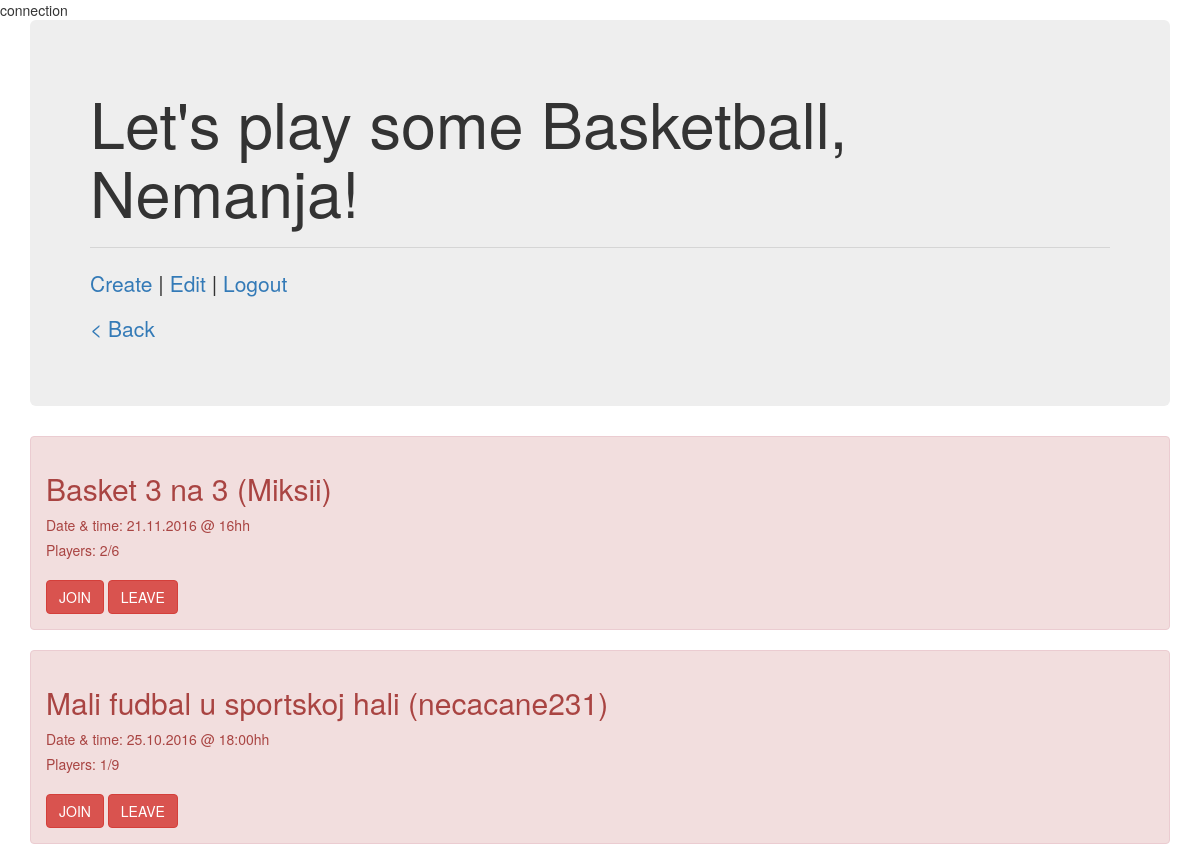
The page /www/sporty/events.php?filter=Basketball (signed in) on the database its author committed.
### tables this page shows
CREATE TABLE `users` (
  `user_id` int(11) NOT NULL,
  `user_name` varchar(1024) NOT NULL,
  `user_email` varchar(1024) NOT NULL,
  `user_password` varchar(1024) NOT NULL,
  `user_phone` varchar(1024) NOT NULL,
  `user_facebookUrl` varchar(1024) NOT NULL
);

CREATE TABLE `events` (
  `event_id` int(11) NOT NULL,
  `user_id` int(11) NOT NULL,
  `sport_name` varchar(1024) NOT NULL,
  `event_title` varchar(1024) NOT NULL,
  `event_date` varchar(1024) NOT NULL,
  `event_time` varchar(1024) NOT NULL,
  `event_players` varchar(1024) NOT NULL,
  `event_going` varchar(1024) NOT NULL
);

### www/sporty/DBAccess.php (called while the page is built, shortened)
<?php
class DBAccess
{
  function connect()
  {
    return new PDO('mysql:host=127.0.0.1;dbname=sporty', 'root', '');
  }
}

### www/sporty/core/User.php (called while the page is built, shortened)
<?php
require_once 'DBAccess.php';
class User
{
  private $username;
  private $db;
  public function __construct()
  {
    $this->db = new DBAccess();
    $this->db = $this->db->connect();
  }
  public function getUsername(){
    return $this->username;
  }
  public function setUserDetails($id)
  {
    $sql = "
      SELECT * FROM Users
      WHERE user_id = :id
    ";
    $query = $this->db->prepare($sql);
    $query->bindParam(':id', $id);
    $query->execute();
    if($query->rowCount() == 1)
    {
      $currentUser = $query->fetch();
      $this->username = $currentUser['user_name'];
    }
  }
  public function getEventsList($filter)
  {
    $sql = "
      SELECT * FROM events
      JOIN users
      ON users.user_id = events.user_id
      WHERE events.sport_name = :filter
    ";
    $query = $this->db->prepare($sql);
    $query->bindParam(':filter', $filter);
    $query->execute();
    return $query->fetchall();
  }
}

### www/sporty/initialize.php (called while the page is built, shortened)
<?php
require 'core/User.php';
$currentUser = new User();
$currentUser->setUserDetails($_SESSION['user_id']);

### www/sporty/events.php (the view, shortened to what this page needs)
<?php
include 'initialize.php';
$filter = $_GET['filter'];
$eventsList = $currentUser->getEventsList($filter);
?>
<!DOCTYPE html>
<html lang="en">
<head>
  <link rel="stylesheet" href="https://maxcdn.bootstrapcdn.com/bootstrap/3.3.7/css/bootstrap.min.css">
</head>
<body>
  <div class="container">
    <div class="row">
      <div class="col-md-12">
        <div class="jumbotron">
          <h1>Let's play some <?php echo $filter; ?>, <?php echo $currentUser->getUsername(); ?>!</h1>
          <hr>
          <p>
            <a href="eventCreate.php">Create</a> |
            <a href="editProfile.php">Edit</a> |
            <a href="logout.php">Logout</a>
          </p>
          <p>
            <a href="dashboard.php">< Back</a>
          </p>
        </div>
        <?php
        foreach($eventsList as $event)
        {
          ?>
            <div class="alert alert-danger">
              <h2><?php echo $event['event_title']; ?> (<?php echo $event['user_name']; ?>)</h2>
              <p>Date & time: <?php echo $event['event_date']; ?> @ <?php echo $event['event_time']; ?>h</p>
              <p>Players: <?php echo $event['event_going']; ?>/<?php echo $event['event_players']; ?></p>
              <br>
              <a href="eventJoin.php?filter=<?php echo $filter; ?>&eventID=<?php echo $event['event_id']?>" class="btn btn-danger">JOIN</a>
              <a href="eventLeave.php?filter=<?php echo $filter; ?>&eventID=<?php echo $event['event_id']?>" class="btn btn-danger">LEAVE</a>
            </div>
          <?php
        }
        ?>
      </div>
    </div>
  </div>
</body>
</html>

### rows shown on the page
users: user_name "Nemanja"
events: event_title "Basket 3 na 3", user.user_name "Miksii", event_date "21.11.2016", event_time "16h", event_going "2", event_players "6"
events: event_title "Mali fudbal u sportskoj hali", user.user_name "necacane231", event_date "25.10.2016", event_time "18:00h", event_going "1", event_players "9"

### other values the page prints
$filter "Basketball"
